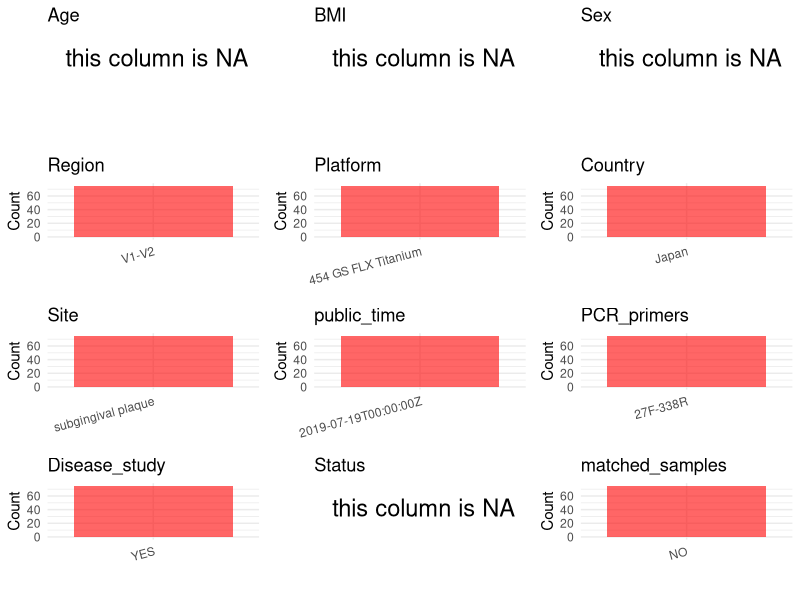

Recreate this plot in R. (Note: this script raises an error after producing the figure.)
## ---- chunk 1
# Load necessary libraries
library(dplyr)
library(ggplot2)
library(cowplot)

# Set working directory (update this path to your local directory)
setwd("D:/metadata/3/PRJDB5944")

# Read the initial metadata files
initial_meta<-read.csv("SraRunTable.csv",header = T)

# Combine the two metadata files
#meta <- rbind(initial_meta, initial_meta1)

#Remove entries non-oral samples
#initial_meta <- subset(initial_meta,BioSampleModel != "Metagenome or environmental")

# Check the number of samples containing "HT" in Sample.Name (e.g., healthy controls)
#nrow(subset(meta, grepl("HT", Sample.Name)))

# Display the first few rows of the metadata
head(initial_meta)
## ---- chunk 2
# Create a uniform metadata dataframe
metadata <- data.frame(
  BioProject = initial_meta$BioProject,
  Run = initial_meta$Run,
  sample_name = initial_meta$Sample.Name,
  Age = NA,
  BMI = NA,
  Sex=NA,
  Region = "V1-V2",
  Platform = initial_meta$Instrument,
  Country = initial_meta$geo_loc_name_country,
  Site = "subgingival plaque",
  public_time = initial_meta$ReleaseDate,
  Status = NA,
  stringsAsFactors = FALSE
)
## ---- chunk 3
# Add information obtained from the publication
metadata$PCR_primers <- "27F-338R"
metadata$title <- "Japanese subgingival microbiota in health vs disease and their roles in predicted functions associated with periodontitis"
metadata$Disease_study <- "YES"
# Assign disease status based on sample_name patterns
#metadata <- metadata %>%
#  mutate(Status = case_when(
#    initial_meta$Sample.Name == "Oral mucosa of healthy patients" ~ "H",
#    initial_meta$Sample.Name %in% c("Oral mucosa from affected regions of oral lichen planus patients", "Bacterial community associated with the unaffected regions from oral mucosa of Oral Lichen Planus patients") ~ "OLP"
#  ))

metadata$matched_samples <- "NO"
## ---- chunk 4
# Check the number of unique runs and sample names
print(paste("Number of unique runs:", length(unique(metadata$Run))))
print(paste("Number of unique sample names:", length(unique(metadata$sample_name))))
## ---- chunk 5
# Select columns for visualization
plot_data <- metadata %>%
  select(-BioProject, -Run, -sample_name, -title)

# Function to create simple plots for each column
create_simple_plots <- function(data) {
  plots <- list()
  
  for (col in colnames(data)) {
    # Check if the column is all NA
    if (all(is.na(data[[col]]))) {
      # Create an empty plot with text indicating all NA
      p <- ggplot() +
        annotate("text", x = 0.5, y = 0.5, label = "this column is NA", size = 6) +
        labs(title = col) +
        theme_void()
    } else if (is.numeric(data[[col]])) {
      # Numeric variable: histogram
      p <- ggplot(data, aes(x = .data[[col]])) +
        geom_histogram(fill = "blue", alpha = 0.6, bins = 20, na.rm = TRUE) +
        labs(title = col) +
        theme_minimal()
    } else {
      # Categorical variable: bar plot (remove NA values)
      count_data <- as.data.frame(table(data[[col]], useNA = "ifany"))
      p <- ggplot(count_data, aes(x = reorder(Var1, -Freq), y = Freq)) +
        geom_col(fill = "red", alpha = 0.6) +
        labs(title = col, x = NULL, y = "Count") +
        theme_minimal() +
        theme(axis.text.x = element_text(angle = 15, hjust = 1))
    }
    plots[[col]] <- p
  }
  
  return(plots)
}

# Generate and arrange plots
plots <- create_simple_plots(plot_data)
p<-plot_grid(plots$Age, 
          plots$BMI, 
          plots$Sex, 
          plots$Region, 
          plots$Platform, 
          plots$Country, 
          plots$Site,
          plots$public_time, 
          plots$PCR_primers,
          plots$Disease_study,
          plots$Status,
          plots$matched_samples,# add 
          ncol = 3, align = "hv", axis = "lb")
ggsave("Metadata_Summary.png", plot = p, width = 8, height = 6, dpi = 150)
## ---- chunk 6
knitr::include_graphics("metadata_summary.png")
## ---- chunk 7
# Reorder columns to match the desired format
metadata <- metadata[, c(
  "BioProject", "Run", "sample_name", "Age", "BMI", "Sex", 
  "Region", "Platform", "Country", "Site", "public_time", 
  "PCR_primers", "title", "Disease_study", "Status","matched_samples"
)]

# Export the uniform metadata to a CSV file
write.csv(metadata, file = "metadata.csv", quote = TRUE)
head(metadata)
